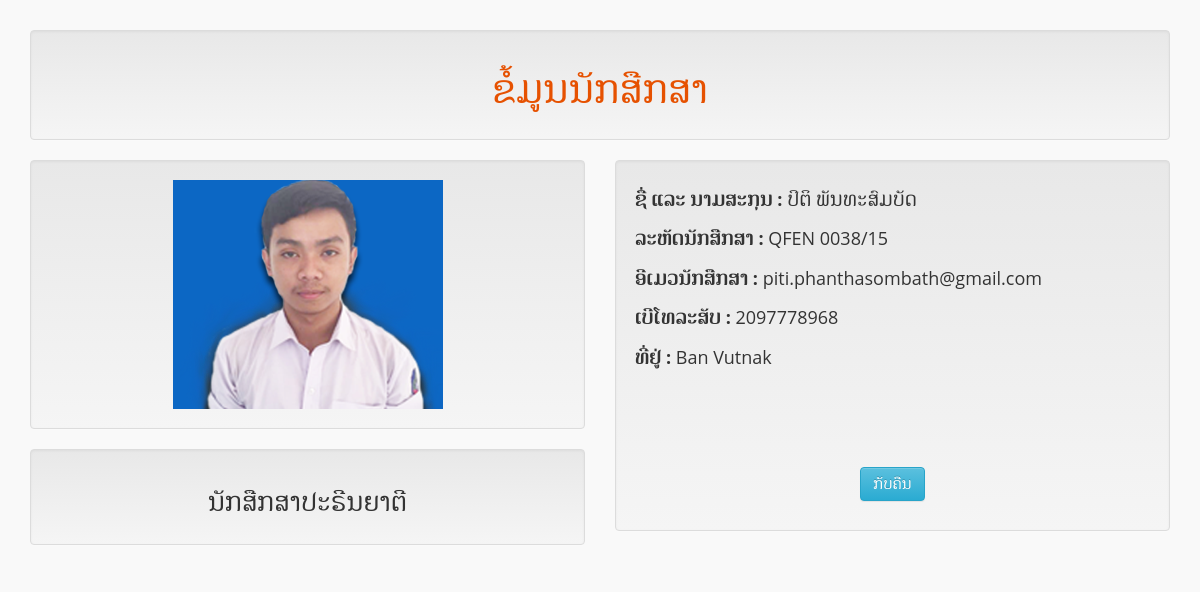
Page /admin/view.php?user_id=27 on the committed database.
### tables this page shows
CREATE TABLE `user` (
  `user_id` int(11) UNSIGNED NOT NULL,
  `user_name` varchar(191) NOT NULL,
  `user_student` varchar(191) NOT NULL,
  `user_email` varchar(50) NOT NULL,
  `user_phone` varchar(50) NOT NULL,
  `user_ban` varchar(191) NOT NULL,
  `user_img` varchar(191) NOT NULL
);

### admin/view.php (the view)
<?php require 'common/header.php' ?>
<?php require 'config.php' ?>
<?php
$user_id = $_GET['user_id'];
$query = "SELECT * FROM user WHERE user_id='$user_id'";
$result = mysqli_query($conn, $query);
$row = mysqli_fetch_array($result, MYSQLI_ASSOC );
 ?>
    <section style="margin-top:30px">
      <div class="container">
        <div class="well">
          <h1 style="text-align:center;color:#E65100"> ຂໍ້ມູນນັກສືກສາ   </h1>
        </div>
      </div>
    </section>
<section>
 <div class="container">
   <div class="row">
     <div class="col-md-6">
       <div class="well" style="text-align:center">
        <center>
         <img src="<?php echo "../img/uploads/".$row["user_img"]; ?>" alt="Responsive image" class="img-responsive">
        </center>
       </div>
       <div class="well" style="text-align:center">
         <h3>ນັກສືກສາປະຣີນຍາຕີ</h3>
       </div>
     </div>
     <div class="col-md-6">
       <div class="well">
         <h4>
           <b>ຊື່ ແລະ ນາມສະກຸນ :</b> <?php echo $row["user_name"]; ?><br><br>
           <b>ລະຫັດນັກສືກສາ :</b> <?php echo $row["user_student"]; ?><br><br>
           <b>ອີເມວນັກສືກສາ :</b> <?php echo $row["user_email"]; ?><br><br>
           <b>ເບີໂທລະສັບ :</b> <?php echo $row["user_phone"]; ?><br><br>
           <b>ທີ່ຢູ່ :</b> <?php echo $row["user_ban"]; ?><br><br>
           <b></b><br><br><br><br>
           <center><b><a href="home.php"  class="btn btn-info">ກັບຄືນ</a></b></center>
         </h4>
       </div>
     </div>
   </div>
 </div>
</section>
  </body>
</html>

### admin/style.css (style rules this page uses)
body { background:#f9f9f9; }

### lao/style.css (style rules this page uses)
html, body, div, h1, h2, h3, h4, h5, h6, p, blockquote, pre, a, abbr, acronym, address, big, cite, code, del, dfn, em, font, ins, kbd, q, s, samp, small, strike, strong, sub, sup, tt, var, dl, dt, dd, ol, ul, li, fieldset, form, label, legend, table, caption, tbody, tfoot, thead, tr, th, td, textarea, input, .entry-title, .entry-header { font-family: "Open Sans", Helvetica, Arial, sans-serif,'Noto Serif Lao' !important; }

### rows in the picture
user: user_img (picture), user_name "ປິຕິ ພັນທະສົມບັດ", user_student "QFEN 0038/15", user_email "piti.phanthasombath@gmail.com", user_phone "2097778968", user_ban "Ban Vutnak"
